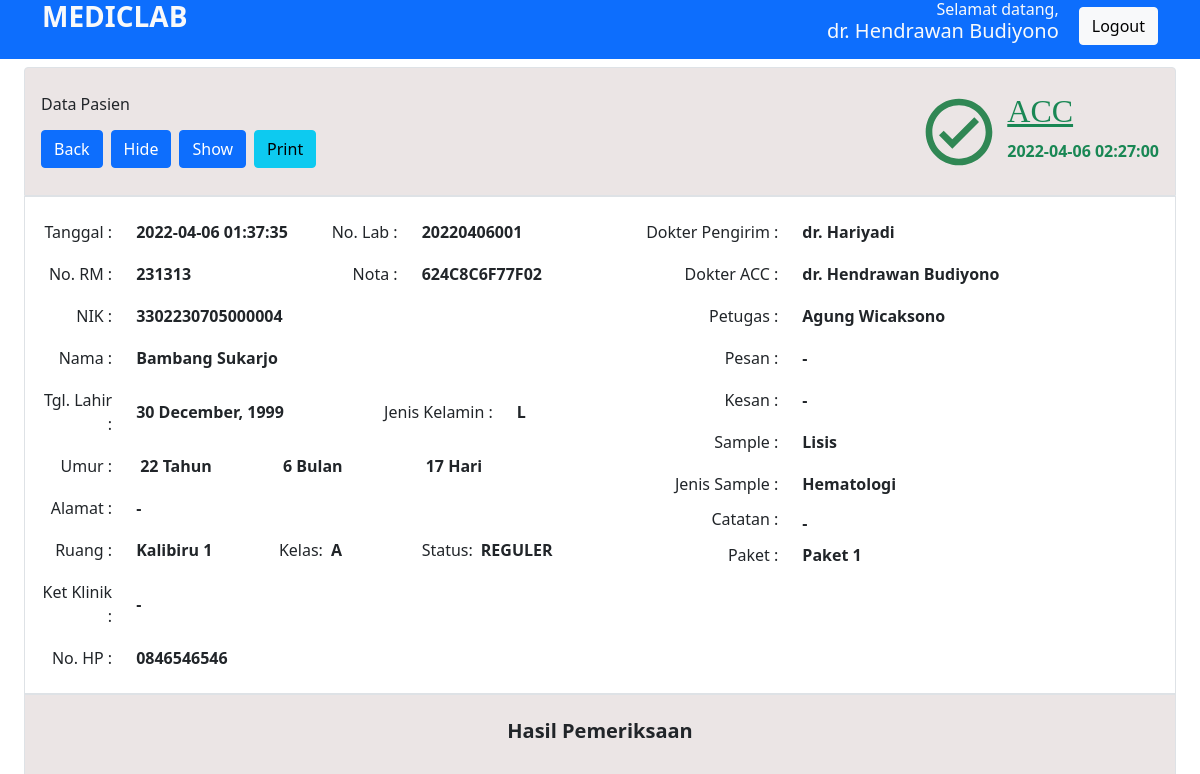
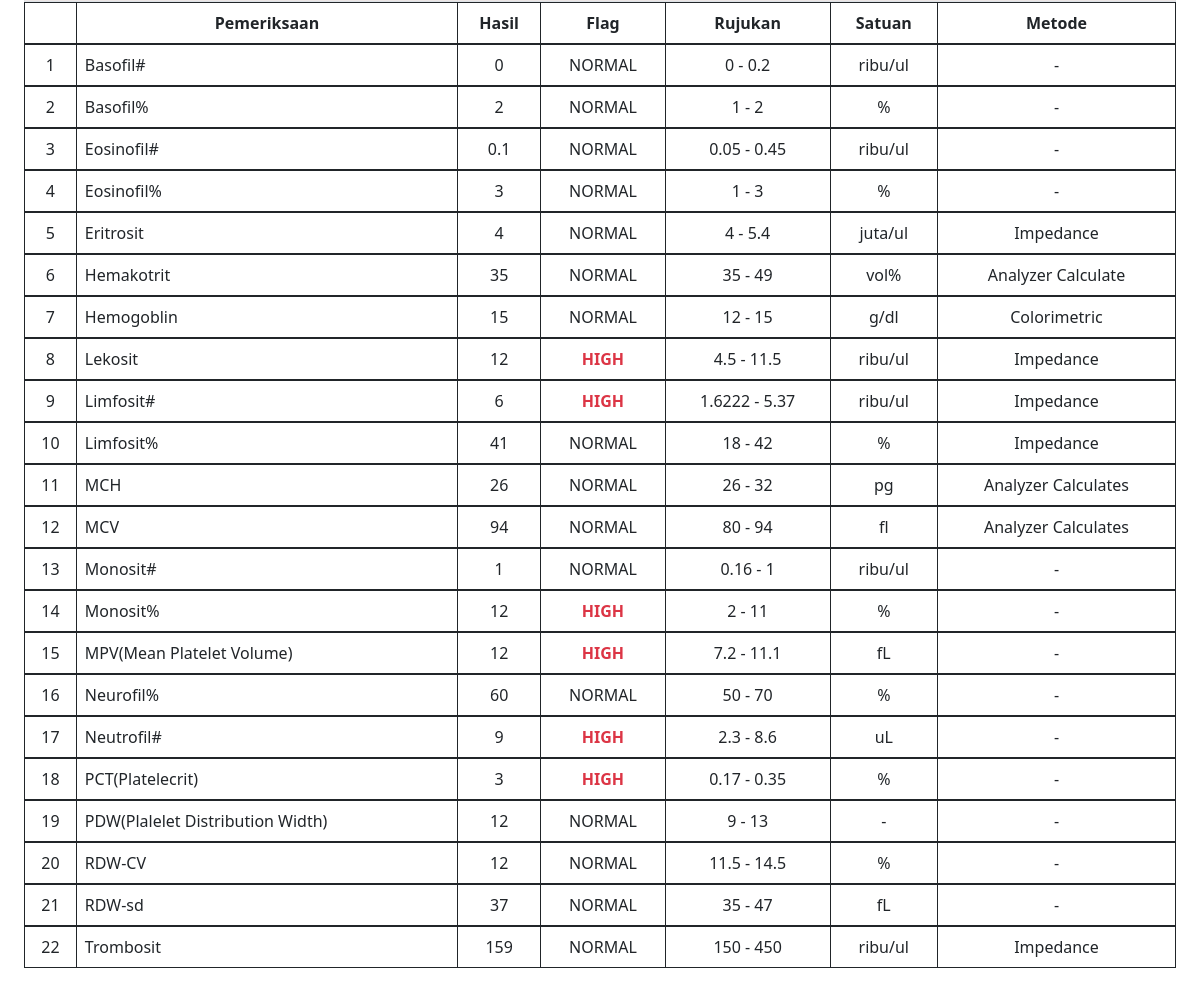
The page /validate_report.php?nota=624C8C6F77F02 (signed in) on the database its author committed (2 pictures, top to bottom).
### tables this page shows
CREATE TABLE `users` (
  `username` varchar(50) NOT NULL,
  `password` varchar(50) NOT NULL,
  `name` varchar(50) NOT NULL,
  `jabatan` enum('petugas','validator') NOT NULL
);

CREATE TABLE `report` (
  `nota` varchar(13) NOT NULL,
  `nolab` varchar(11) NOT NULL,
  `norm` varchar(6) NOT NULL,
  `date_report` datetime NOT NULL,
  `date_finish` datetime DEFAULT NULL,
  `date_acc` datetime DEFAULT NULL,
  `transmit` tinyint(1) NOT NULL,
  `nik` char(17) NOT NULL,
  `name_patient` varchar(255) NOT NULL,
  `birthdate` date NOT NULL,
  `gender` enum('L','P') NOT NULL,
  `address` varchar(255) NOT NULL,
  `room` varchar(25) NOT NULL,
  `class` enum('A','B','C') NOT NULL,
  `status` enum('bpjs','reguler') NOT NULL,
  `desc_clinic` varchar(255) NOT NULL,
  `phone` varchar(18) NOT NULL,
  `reqdoc` varchar(255) NOT NULL,
  `accdoc` varchar(50) NOT NULL,
  `petugas` varchar(50) NOT NULL,
  `kesan` varchar(255) NOT NULL,
  `pesan` varchar(255) NOT NULL,
  `sample` enum('normal','ikterik','lisis','lipemik') NOT NULL,
  `sample_category` enum('hematologi') NOT NULL,
  `notes` varchar(255) NOT NULL,
  `paket` varchar(25) NOT NULL
);

CREATE TABLE `room` (
  `room_kd` varchar(10) NOT NULL,
  `room_name` varchar(50) NOT NULL
);

CREATE TABLE `sub_sample` (
  `kd_sub_sample` int NOT NULL,
  `kd_sub_category_sample` varchar(24) NOT NULL,
  `value` double DEFAULT NULL,
  `flag` varchar(10) DEFAULT NULL,
  `kd_sample` varchar(25) NOT NULL
);

CREATE TABLE `sub_category_sample` (
  `kd_sub_category` varchar(50) NOT NULL,
  `kd_category` varchar(25) NOT NULL,
  `name` varchar(255) NOT NULL,
  `min_value` double NOT NULL,
  `max_value` double NOT NULL,
  `satuan` varchar(10) NOT NULL,
  `metode` varchar(50) DEFAULT NULL
);

### validate_report.php (the view, shortened to what the rows shown need)
<?php
include 'config.php';
if (isset($_SESSION['username'])) {
    $username = $_SESSION['username'];
    $sql = "SELECT * FROM users WHERE username='$username'";
    $result = mysqli_query($conn, $sql);
    if ($result->num_rows > 0) {
        $row = mysqli_fetch_assoc($result);
        $name = $row['name'];
    }
} else {
    header("Location: ./");
}
if (isset($_GET['nota'])) {
    $nota = $_GET['nota'];
    $resultReport = "SELECT * FROM report LEFT JOIN room ON report.room = room.room_kd WHERE nota='$nota'";
    $resultReportArray = mysqli_query($conn, $resultReport);
    if ($resultReportArray->num_rows > 0) {
        $resultReport = mysqli_fetch_assoc($resultReportArray);
        $docString = $resultReport['accdoc'];
        $accDocSql = "SELECT * FROM users WHERE username='$docString'";
        $accDocArray = mysqli_query($conn, $accDocSql);
        $accDoc = mysqli_fetch_assoc($accDocArray);
        $accDocName = $accDoc['name'];
        $petugasString = $resultReport['petugas'];
        $petugasSql = "SELECT * FROM users WHERE username='$petugasString'";
        $petugasArray = mysqli_query($conn, $petugasSql);
        $petugas = mysqli_fetch_assoc($petugasArray);
        $petugasName = $petugas['name'];
    } else {
        header("Location: worklist_finish.php");
    }
    $subSampleSql = "SELECT * FROM sub_sample
    LEFT JOIN sample on sub_sample.kd_sample = sample.kd_sample
    LEFT JOIN sub_category_sample on sub_sample.kd_sub_category_sample = sub_category_sample.kd_sub_category
    WHERE nota = '$nota'";
    $resultSample = mysqli_query($conn, $subSampleSql);
}
?>
<!DOCTYPE html>
<html>
<head>
    <link href="css/style-main.css" rel="stylesheet">
    <link href="css/bootstrap.min.css" rel="stylesheet">
</head>
<body>
    <div class="header bg-primary pb-2">
        <div class="container d-flex justify-content-between">
            <div class="d-flex align-items-center">
                <div class="mr-4 text-light text-name text-end">
                    <h6 class="m-0">Selamat datang,</h6>
                    <h5><?= $name ?></h5>
                </div>
            </div>
        </div>
    </div>
    <div class="ps-4 pe-4 mt-2">
        <div class="bg-surface p-3 rounded-top border">
            <div class="row align-items-center">
                <?php if ($resultReport['date_finish'] != null && $resultReport['date_acc'] == null) { ?>
                    <div class="col-12 col-md-7 d-flex justify-content-end mt-2">
                        <div class="me-2">
                            <img src="assets/check_circle_black_24dp.svg" alt="check" class="icon-check">
                        </div>
                        <div>
                            <h4 class="text-success"><u>FINISH</u></h4>
                            <p class="text-success">
                                <b><?= $resultReport['date_finish']; ?></b><br>
                                <?php if ($resultReport['transmit'] == 1) echo 'TRANSMITTED' ?> <br />
                            </p>
                        </div>
                    </div>
                <?php } else if ($resultReport['date_acc'] != null) { ?>
                    <div class="col-12 col-md-7 d-flex justify-content-end mt-2">
                        <div class="me-2">
                            <img src="assets/check_circle_black_24dp.svg" alt="check" class="icon-check">
                        </div>
                        <div>
                            <h2 class="text-success"><u>ACC</u></h2>
                            <p class="text-success"><b><?= $resultReport['date_acc']; ?></b></p>
                        </div>
                    </div>
                <?php } ?>
            </div>
        </div>
        <div class="border p-3" id="patientSection">
            <div class="row table-responsive">
                <div class="col-12 col-md-6">
                    <div class="row align-items-center mb-1">
                        <div class="col-4">
                            <b><?= $resultReport['date_report']; ?></b>
                        </div>
                        <div class="col-4">
                            <b><?= $resultReport['nolab']; ?></b>
                        </div>
                    </div>
                    <div class="row align-items-center mb-1">
                        <div class="col-4">
                            <b><?= $resultReport['norm']; ?></b>
                        </div>
                        <div class="col-4">
                            <b><?= $resultReport['nota']; ?></b>
                        </div>
                    </div>
                    <div class="row align-items-center mb-1">
                        <div class="col-10">
                            <b><?= $resultReport['nik']; ?></b>
                        </div>
                    </div>
                    <div class="row align-items-center mb-1">
                        <div class="col-10">
                            <b><?= $resultReport['name_patient']; ?></b>
                        </div>
                    </div>
                    <div class="row align-items-center mb-1">
                        <div class="col-4">
                            <b id="birthdate"><?= date('j F, Y', strtotime($resultReport['birthdate'])); ?></b>
                        </div>
                        <div class="col-2">
                            <b><?= $resultReport['gender']; ?></b>
                        </div>
                    </div>
                    <div class="row align-items-center mb-1">
                        <div class="col-10">
                            <b><?= $resultReport['address']; ?></b>
                        </div>
                    </div>
                    <div class="row align-items-center mb-1">
                        <div class="col-3">
                            <b><?= $resultReport['room_name']; ?></b>
                        </div>
                        <div class="col-3 d-flex align-items-center">
                            <label for="selectClassReport" class="col-form-label me-2">Kelas:</label>
                            <b><?= $resultReport['class']; ?></b>
                        </div>
                        <div class="col-4 d-flex align-items-center">
                            <label for="selectStatusReport" class="col-form-label me-2">Status:</label>
                            <b><?= strtoupper($resultReport['status']); ?></b>
                        </div>
                    </div>
                    <div class="row align-items-center mb-1">
                        <div class="col-10">
                            <b><?= $resultReport['desc_clinic']; ?></b>
                        </div>
                    </div>
                    <div class="row align-items-center">
                        <div class="col-10">
                            <b><?= $resultReport['phone']; ?></b>
                        </div>
                    </div>
                </div>
                <div class="col-12 col-md-6">
                    <div class="row align-items-center mb-1">
                        <div class="col-8">
                            <b><?= $resultReport['reqdoc']; ?></b>
                        </div>
                    </div>
                    <div class="row align-items-center mb-1">
                        <div class="col-8">
                            <b><?= $accDocName; ?></b>
                        </div>
                    </div>
                    <div class="row align-items-center mb-1">
                        <div class="col-8">
                            <b><?= $petugasName; ?></b>
                        </div>
                    </div>
                    <div class="row align-items-center mb-1">
                        <div class="col-8">
                            <b><?= $resultReport['pesan']; ?></b>
                        </div>
                    </div>
                    <div class="row align-items-center mb-1">
                        <div class="col-8">
                            <b><?= $resultReport['kesan']; ?></b>
                        </div>
                    </div>
                    <div class="row align-items-center mb-1">
                        <div class="col-8 d-flex">
                            <b><?= ucwords($resultReport['sample']); ?></b>
                        </div>
                    </div>
                    <div class="row align-items-center mb-1">
                        <div class="col-8">
                            <b><?= ucwords($resultReport['sample_category']); ?></b>
                        </div>
                    </div>
                    <div class="row align-items-center mb-1">
                        <div class="col-8">
                            <b><?= $resultReport['notes']; ?></b>
                        </div>
                    </div>
                    <div class="row mb-1">
                        <div class="col-8">
                            <b><?= $resultReport['paket']; ?></b>
                        </div>
                    </div>
                </div>
            </div>
        </div>
        <div class="table-responsive-lg">
            <table class="table table-bordered border-dark table-input-sample">
                <thead>
                    <tr>
                        <th scope="col"></th>
                        <th scope="col" class="text-center">Pemeriksaan</th>
                        <th scope="col" class="text-center">Hasil</th>
                        <th scope="col" class="text-center">Flag</th>
                        <th scope="col" class="text-center">Rujukan</th>
                        <th scope="col" class="text-center">Satuan</th>
                        <th scope="col" class="text-center">Metode</th>
                    </tr>
                </thead>
                <?php $count = 1; ?>
                <?php foreach ($resultSample as $sampleData) : ?>
                    <tbody>
                        <td class="text-center"><?= $count; ?></td>
                        <td><?= $sampleData['name']; ?></td>
                        <td class="text-center">
                            <?= $sampleData['value']; ?>
                        </td>
                        <td class="text-center">
                            <span class="<?php if ($sampleData['flag'] != 'normal') echo 'text-danger text-bold'; ?>">
                                <?= strtoupper($sampleData['flag']) ?>
                            </span>
                        </td>
                        <td class="text-center"><?php echo $sampleData['min_value'] . ' - ' . $sampleData['max_value']; ?></td>
                        <td class="text-center"><?= $sampleData['satuan']; ?></td>
                        <td class="text-center"><?php if ($sampleData['metode'] == null) {
                                                    echo '-';
                                                } else {
                                                    echo $sampleData['metode'];
                                                } ?> </td>
                    </tbody>
                    <?php $count++; ?>
                <?php endforeach; ?>
            </table>
        </div>
    </div>
</body>
</html>

### rows shown on the page
users: name "dr. Hendrawan Budiyono"
report: date_acc "2022-04-06 02:27:00", date_report "2022-04-06 01:37:35", nolab "20220406001", norm "231313", nota "624C8C6F77F02", nik "3302230705000004", name_patient "Bambang Sukarjo", birthdate "30 December, 1999", gender "L", address "-", room.room_name "Kalibiru 1", class "A", status "REGULER", desc_clinic "-", phone "0846546546", reqdoc "dr. Hariyadi", pesan "-", kesan "-", sample "Lisis", sample_category "Hematologi", notes "-", paket "Paket 1"
users: name "Agung Wicaksono"
sub_sample: kd_sub_category_sample.name "Basofil#", value "0", flag "NORMAL", kd_sub_category_sample.min_value "0", kd_sub_category_sample.max_value "0.2", kd_sub_category_sample.satuan "ribu/ul"
sub_sample: kd_sub_category_sample.name "Basofil%", value "2", flag "NORMAL", kd_sub_category_sample.min_value "1", kd_sub_category_sample.max_value "2", kd_sub_category_sample.satuan "%"
sub_sample: kd_sub_category_sample.name "Eosinofil#", value "0.1", flag "NORMAL", kd_sub_category_sample.min_value "0.05", kd_sub_category_sample.max_value "0.45", kd_sub_category_sample.satuan "ribu/ul"
sub_sample: kd_sub_category_sample.name "Eosinofil%", value "3", flag "NORMAL", kd_sub_category_sample.min_value "1", kd_sub_category_sample.max_value "3", kd_sub_category_sample.satuan "%"
sub_sample: kd_sub_category_sample.name "Eritrosit", value "4", flag "NORMAL", kd_sub_category_sample.min_value "4", kd_sub_category_sample.max_value "5.4", kd_sub_category_sample.satuan "juta/ul", kd_sub_category_sample.metode "Impedance"
sub_sample: kd_sub_category_sample.name "Hemakotrit", value "35", flag "NORMAL", kd_sub_category_sample.min_value "35", kd_sub_category_sample.max_value "49", kd_sub_category_sample.satuan "vol%", kd_sub_category_sample.metode "Analyzer Calculate"
sub_sample: kd_sub_category_sample.name "Hemogoblin", value "15", flag "NORMAL", kd_sub_category_sample.min_value "12", kd_sub_category_sample.max_value "15", kd_sub_category_sample.satuan "g/dl", kd_sub_category_sample.metode "Colorimetric"
sub_sample: kd_sub_category_sample.name "Lekosit", value "12", flag "HIGH", kd_sub_category_sample.min_value "4.5", kd_sub_category_sample.max_value "11.5", kd_sub_category_sample.satuan "ribu/ul", kd_sub_category_sample.metode "Impedance"
sub_sample: kd_sub_category_sample.name "Limfosit#", value "6", flag "HIGH", kd_sub_category_sample.min_value "1.6222", kd_sub_category_sample.max_value "5.37", kd_sub_category_sample.satuan "ribu/ul", kd_sub_category_sample.metode "Impedance"
sub_sample: kd_sub_category_sample.name "Limfosit%", value "41", flag "NORMAL", kd_sub_category_sample.min_value "18", kd_sub_category_sample.max_value "42", kd_sub_category_sample.satuan "%", kd_sub_category_sample.metode "Impedance"
sub_sample: kd_sub_category_sample.name "MCH", value "26", flag "NORMAL", kd_sub_category_sample.min_value "26", kd_sub_category_sample.max_value "32", kd_sub_category_sample.satuan "pg", kd_sub_category_sample.metode "Analyzer Calculates"
sub_sample: kd_sub_category_sample.name "MCV", value "94", flag "NORMAL", kd_sub_category_sample.min_value "80", kd_sub_category_sample.max_value "94", kd_sub_category_sample.satuan "fl", kd_sub_category_sample.metode "Analyzer Calculates"
sub_sample: kd_sub_category_sample.name "Monosit#", value "1", flag "NORMAL", kd_sub_category_sample.min_value "0.16", kd_sub_category_sample.max_value "1", kd_sub_category_sample.satuan "ribu/ul"
sub_sample: kd_sub_category_sample.name "Monosit%", value "12", flag "HIGH", kd_sub_category_sample.min_value "2", kd_sub_category_sample.max_value "11", kd_sub_category_sample.satuan "%"
sub_sample: kd_sub_category_sample.name "MPV(Mean Platelet Volume)", value "12", flag "HIGH", kd_sub_category_sample.min_value "7.2", kd_sub_category_sample.max_value "11.1", kd_sub_category_sample.satuan "fL"
sub_sample: kd_sub_category_sample.name "Neurofil%", value "60", flag "NORMAL", kd_sub_category_sample.min_value "50", kd_sub_category_sample.max_value "70", kd_sub_category_sample.satuan "%"
sub_sample: kd_sub_category_sample.name "Neutrofil#", value "9", flag "HIGH", kd_sub_category_sample.min_value "2.3", kd_sub_category_sample.max_value "8.6", kd_sub_category_sample.satuan "uL"
sub_sample: kd_sub_category_sample.name "PCT(Platelecrit)", value "3", flag "HIGH", kd_sub_category_sample.min_value "0.17", kd_sub_category_sample.max_value "0.35", kd_sub_category_sample.satuan "%"
sub_sample: kd_sub_category_sample.name "PDW(Plalelet Distribution Width)", value "12", flag "NORMAL", kd_sub_category_sample.min_value "9", kd_sub_category_sample.max_value "13", kd_sub_category_sample.satuan "-"
sub_sample: kd_sub_category_sample.name "RDW-CV", value "12", flag "NORMAL", kd_sub_category_sample.min_value "11.5", kd_sub_category_sample.max_value "14.5", kd_sub_category_sample.satuan "%"
sub_sample: kd_sub_category_sample.name "RDW-sd", value "37", flag "NORMAL", kd_sub_category_sample.min_value "35", kd_sub_category_sample.max_value "47", kd_sub_category_sample.satuan "fL"
sub_sample: kd_sub_category_sample.name "Trombosit", value "159", flag "NORMAL", kd_sub_category_sample.min_value "150", kd_sub_category_sample.max_value "450", kd_sub_category_sample.satuan "ribu/ul", kd_sub_category_sample.metode "Impedance"
